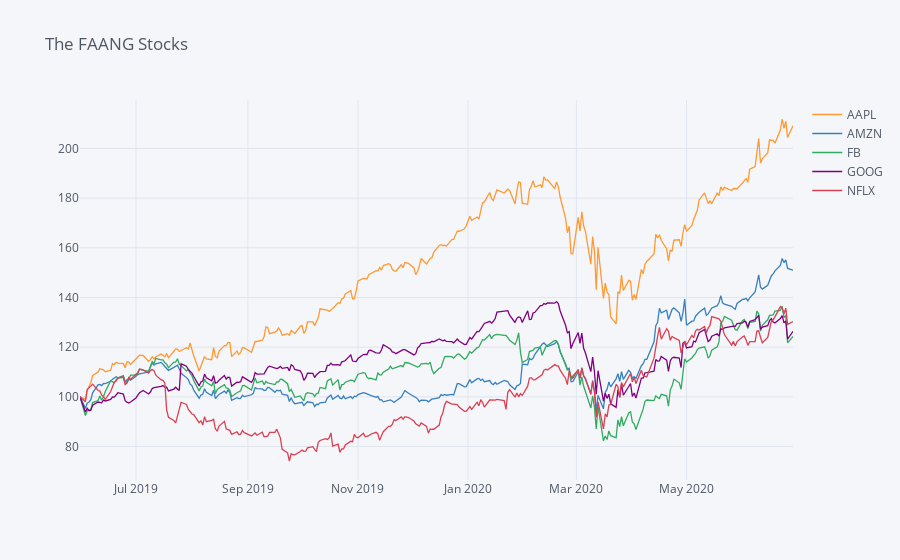

The notebook cell this image was saved under:
### Markdown cell above
<h3 id="Normalized-Plot">Normalized Plot<a class="anchor-link" href="#Normalized-Plot">¶</a></h3>

### Code cell
df.normalize().iplot(title='The FAANG Stocks')

### Figure 1 — Plotly figure (JSON) as saved in the notebook; plotly's stock layout.template omitted (floating-point values rounded to 4 significant figures; data arrays with more than 128 entries replaced by an {"elided": "..."} marker saying what was removed)
{"data": [{"line": {"color": "rgba(255, 153, 51, 1.0)", "dash": "solid", "shape": "linear", "width": 1.3}, "mode": "lines", "name": "AAPL", "text": "", "type": "scatter", "x": {"elided": "273 str values"}, "y": {"elided": "273 float values"}}, {"line": {"color": "rgba(55, 128, 191, 1.0)", "dash": "solid", "shape": "linear", "width": 1.3}, "mode": "lines", "name": "AMZN", "text": "", "type": "scatter", "x": {"elided": "273 str values"}, "y": {"elided": "273 float values"}}, {"line": {"color": "rgba(50, 171, 96, 1.0)", "dash": "solid", "shape": "linear", "width": 1.3}, "mode": "lines", "name": "FB", "text": "", "type": "scatter", "x": {"elided": "273 str values"}, "y": {"elided": "273 float values"}}, {"line": {"color": "rgba(128, 0, 128, 1.0)", "dash": "solid", "shape": "linear", "width": 1.3}, "mode": "lines", "name": "GOOG", "text": "", "type": "scatter", "x": {"elided": "273 str values"}, "y": {"elided": "273 float values"}}, {"line": {"color": "rgba(219, 64, 82, 1.0)", "dash": "solid", "shape": "linear", "width": 1.3}, "mode": "lines", "name": "NFLX", "text": "", "type": "scatter", "x": {"elided": "273 str values"}, "y": {"elided": "273 float values"}}], "layout": {"legend": {"bgcolor": "#F5F6F9", "font": {"color": "#4D5663"}}, "paper_bgcolor": "#F5F6F9", "plot_bgcolor": "#F5F6F9", "title": {"font": {"color": "#4D5663"}, "text": "The FAANG Stocks"}, "xaxis": {"gridcolor": "#E1E5ED", "showgrid": true, "tickfont": {"color": "#4D5663"}, "title": {"font": {"color": "#4D5663"}, "text": ""}, "zerolinecolor": "#E1E5ED"}, "yaxis": {"gridcolor": "#E1E5ED", "showgrid": true, "tickfont": {"color": "#4D5663"}, "title": {"font": {"color": "#4D5663"}, "text": ""}, "zerolinecolor": "#E1E5ED"}}}
